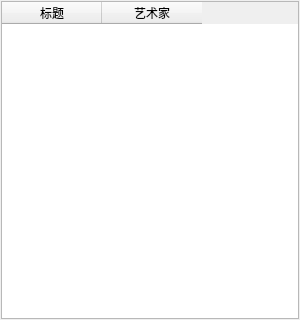
<?xml version="1.0" encoding="UTF-8"?>
<ui version="4.0">
 <class>musicList</class>
 <widget class="QWidget" name="musicList">
  <property name="geometry">
   <rect>
    <x>0</x>
    <y>0</y>
    <width>300</width>
    <height>320</height>
   </rect>
  </property>
  <property name="windowTitle">
   <string>播放列表</string>
  </property>
  <layout class="QGridLayout" name="gridLayout">
   <property name="margin">
    <number>1</number>
   </property>
   <item row="0" column="0">
    <widget class="QTableWidget" name="tableWidget">
     <property name="minimumSize">
      <size>
       <width>298</width>
       <height>0</height>
      </size>
     </property>
     <property name="maximumSize">
      <size>
       <width>298</width>
       <height>16777215</height>
      </size>
     </property>
     <property name="palette">
      <palette>
       <active>
        <colorrole role="Text">
         <brush brushstyle="SolidPattern">
          <color alpha="255">
           <red>0</red>
           <green>0</green>
           <blue>255</blue>
          </color>
         </brush>
        </colorrole>
       </active>
       <inactive>
        <colorrole role="Text">
         <brush brushstyle="SolidPattern">
          <color alpha="255">
           <red>0</red>
           <green>0</green>
           <blue>255</blue>
          </color>
         </brush>
        </colorrole>
       </inactive>
       <disabled>
        <colorrole role="Text">
         <brush brushstyle="SolidPattern">
          <color alpha="255">
           <red>120</red>
           <green>120</green>
           <blue>120</blue>
          </color>
         </brush>
        </colorrole>
       </disabled>
      </palette>
     </property>
     <property name="acceptDrops">
      <bool>true</bool>
     </property>
     <property name="toolTip">
      <string>播放列表</string>
     </property>
     <property name="autoFillBackground">
      <bool>true</bool>
     </property>
     <property name="styleSheet">
      <string notr="true"/>
     </property>
     <property name="horizontalScrollBarPolicy">
      <enum>Qt::ScrollBarAlwaysOff</enum>
     </property>
     <property name="editTriggers">
      <set>QAbstractItemView::NoEditTriggers</set>
     </property>
     <property name="selectionMode">
      <enum>QAbstractItemView::SingleSelection</enum>
     </property>
     <property name="selectionBehavior">
      <enum>QAbstractItemView::SelectRows</enum>
     </property>
     <property name="showGrid">
      <bool>false</bool>
     </property>
     <column>
      <property name="text">
       <string>标题</string>
      </property>
     </column>
     <column>
      <property name="text">
       <string>艺术家</string>
      </property>
     </column>
    </widget>
   </item>
  </layout>
 </widget>
 <resources/>
 <connections/>
</ui>
